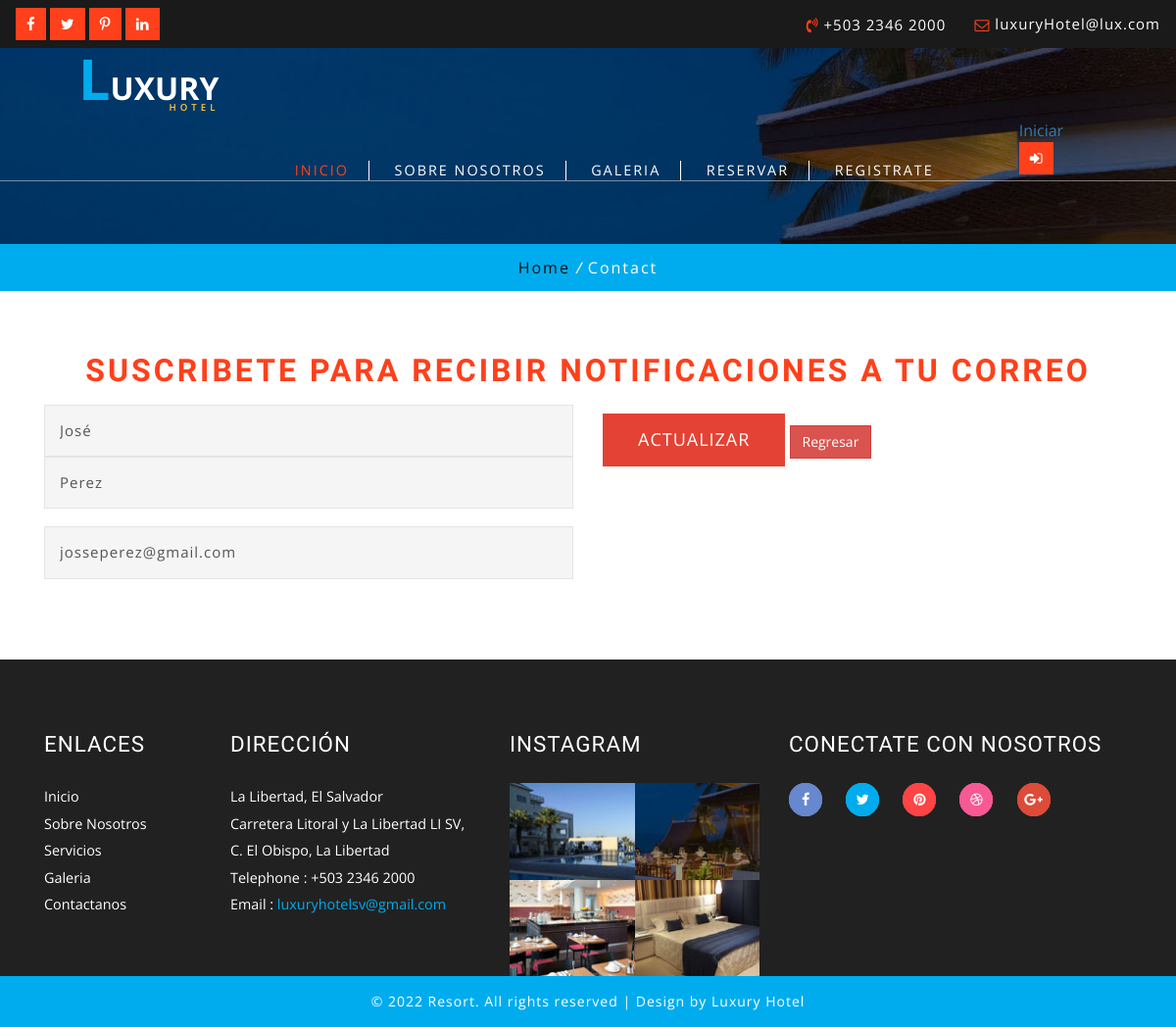
/hotel/editsuscriptor/7, run on the app's committed database.
### Hotel_app/models.py (models this page shows, shortened)
class tblsuscripciones(models.Model):##
    nombre = models.CharField(max_length=200)
    apellido = models.CharField(max_length=200)
    email = models.EmailField(max_length=254, null= True)

### Hotel_app/views.py (the view)
# urls.py: path('editsuscriptor/<id>', editsuscriptor),
def editsuscriptor(request,id):
    suscripcion=tblsuscripciones.objects.get(id=id)
    return render(request,'editsuscripcion.html', {"suscripcion":suscripcion})

### Hotel_app/Templates/editsuscripcion.html (shortened to what this page needs)
{%load static%}
<!DOCTYPE html>
<html>
<head>
<link href="{%static 'lib/web/css/bootstrap.css'%}" rel="stylesheet" type="text/css" media="all" />
<link rel="stylesheet" href="{%static 'lib/web/css/flexslider.css'%}" type="text/css" media="screen" property="" />
<link rel="stylesheet" type="text/css" href="{%static 'lib/web/css/zoomslider.css'%}" />
<link rel="stylesheet" type="text/css" href="{%static 'lib/web/css/style.css'%}" />
<link href="{%static 'lib/web/css/font-awesome.css'%}" rel="stylesheet">
</head>
<body>
  <div class="w3layouts-top-strip">
			<div class="top-srip-agileinfo">
				<div class="w3ls-social-icons text-left">
					<a class="facebook" href="#"><i class="fa fa-facebook"></i></a>
					<a class="twitter" href="#"><i class="fa fa-twitter"></i></a>
					<a class="pinterest" href="#"><i class="fa fa-pinterest-p"></i></a>
					<a class="linkedin" href="#"><i class="fa fa-linkedin"></i></a>
				</div>
				<div class="agileits-contact-info text-right">
					<ul>
						<li><i class="fa fa-volume-control-phone" aria-hidden="true"></i> +503 2346 2000</li>
						<li><i class="fa fa-envelope-o" aria-hidden="true"></i> <a href="mailto:luxuryHotel@lux.com">luxuryHotel@lux.com</a></li>
					</ul>
				</div>
				<div class="clearfix"></div>
			</div>
		</div>
	<div id="demo-1" class="banner-inner">
        {%include 'header.html'%}
		</div>
		 </div>
	<div class="w3_breadcrumb">
	<div class="breadcrumb-inner">
			<ul>
				<li><a href="http://127.0.0.1:8000/hotel/index/">Home</a> <i>/</i></li>
				<li>Contact</li>
			</ul>
		</div>
	</div>
				  <div class="w3_content_agilleinfo_inner">
					    <div class="container">
							<div class="inner-agile-w3l-part-head">
					           <h2 class="w3l-inner-h-title">Suscribete para recibir notificaciones a tu correo</h2>
							</div>
									<div class="w3_mail_grids">
										<form action="/hotel/guardarsuscriptor/{{suscripcion.id}}" method="post"> {% csrf_token %}
											<div class="col-md-6 w3_agile_mail_grid">
													<input type="text" name="inputnombre" id="inputnombre" value="{{suscripcion.nombre}}" placeholder="Tu Nombre"  required="">
													<input type="text" name="inputapellido" id="inputapellido" value="{{suscripcion.apellido}}" placeholder="Tu Apellido" required="">
													<input type="email" name="inputemail" id="inputemail" value="{{suscripcion.email}}" placeholder="Tu Email" required="">
											</div>
											<div class="col-md-6 w3_agile_mail_grid">
												<input type="submit" value="Actualizar">
                                                <a href="/hotel/suscripcion/" class="btn btn-danger">Regresar</a>
											</div>
											<div class="clearfix"> </div>
										</form>
							</div>
					   </div>
				  </div>
	{%include 'footer.html'%}
</body>
</html>

### data on the page
tblsuscripciones: inputnombre "José", inputapellido "Perez", inputemail "josseperez@gmail.com"
